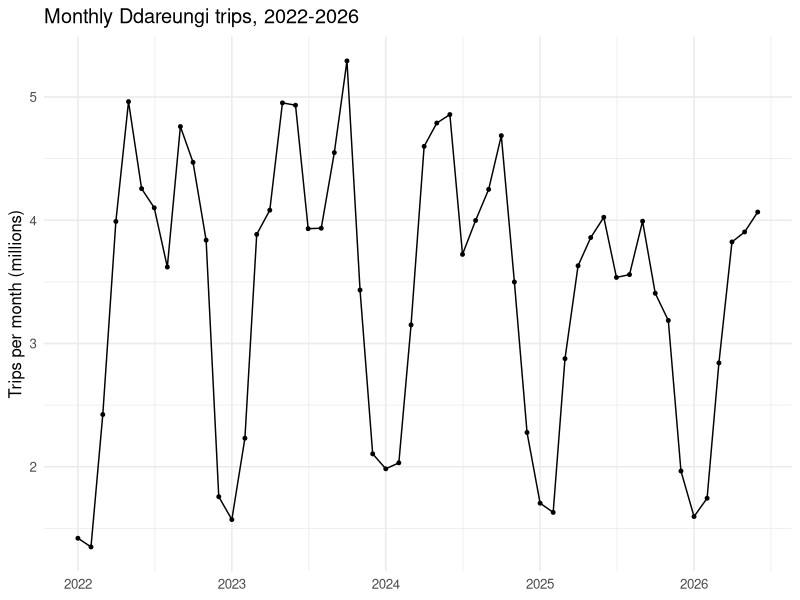
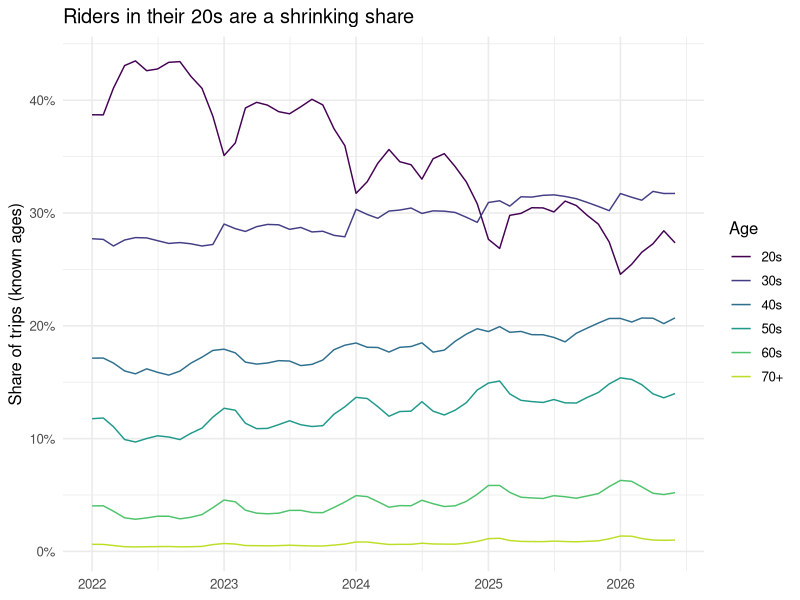
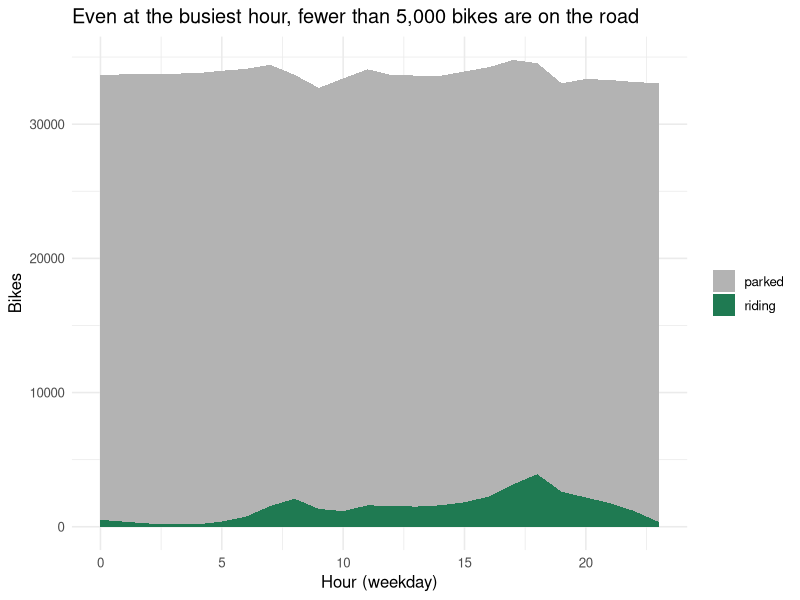
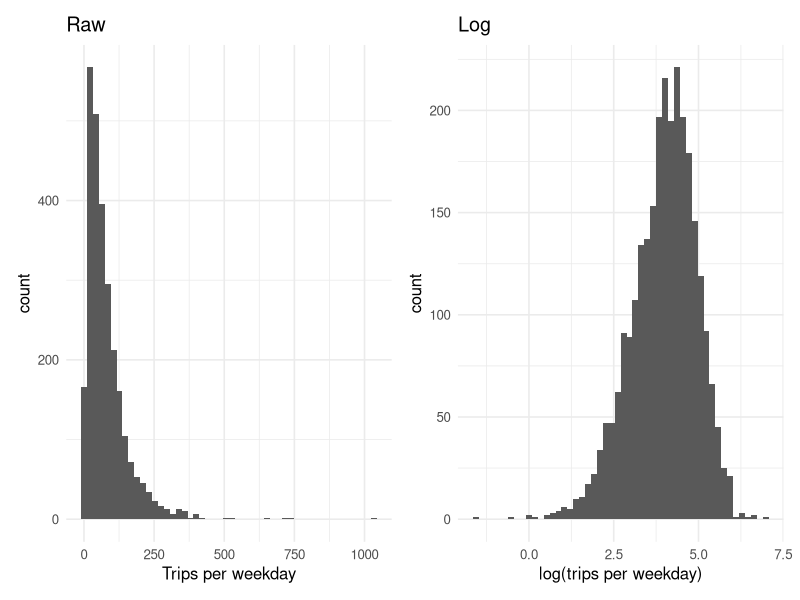
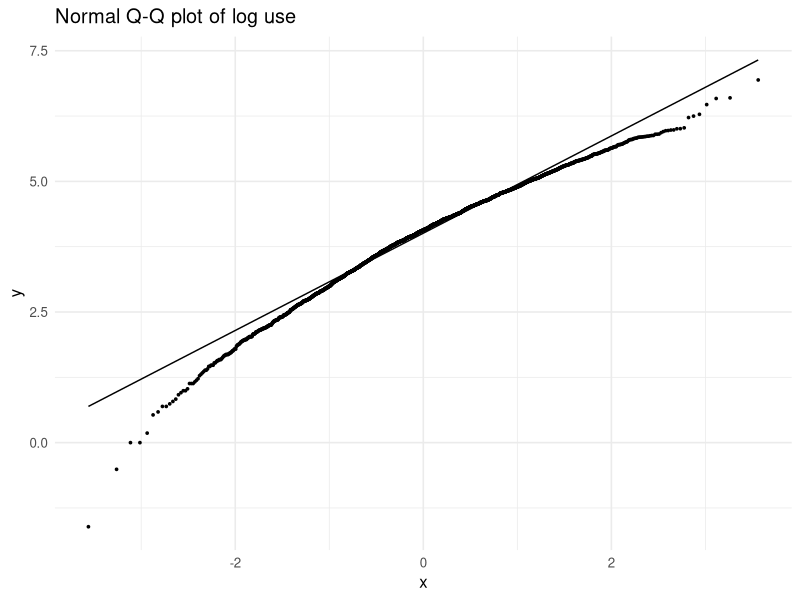
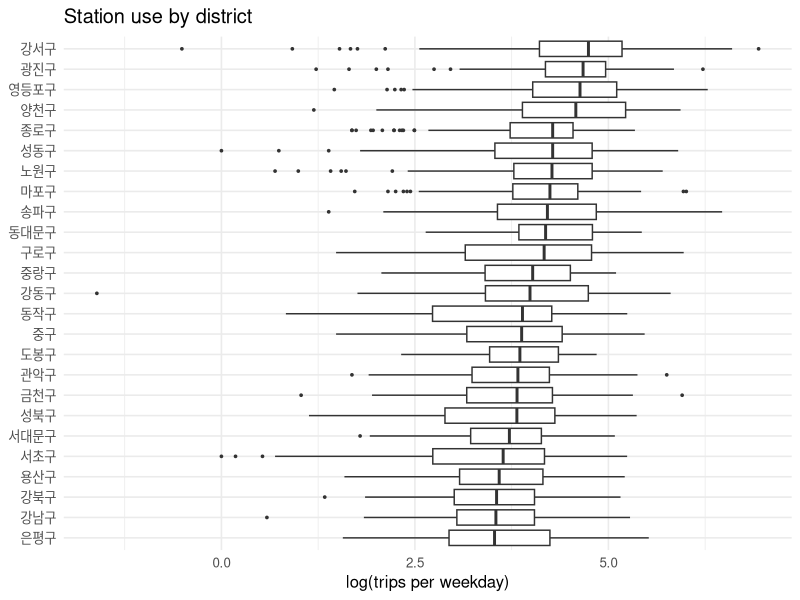
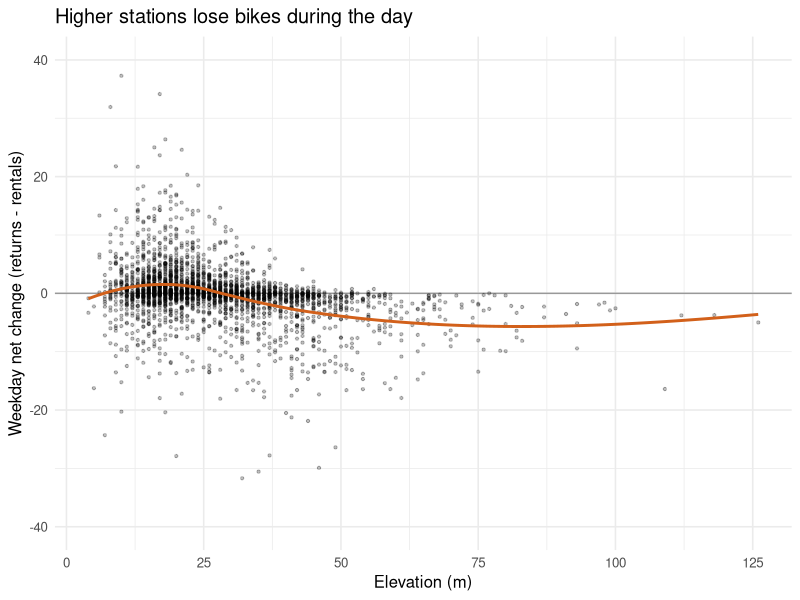
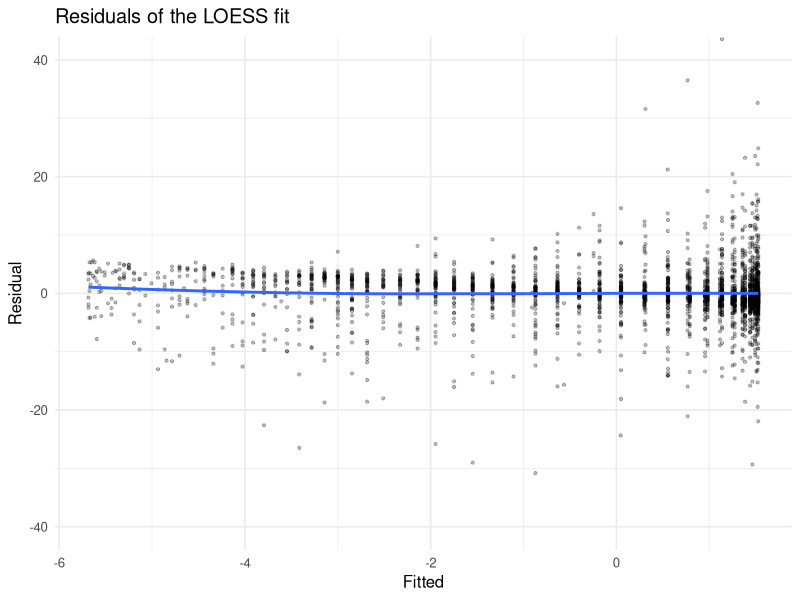

Here is the R script that generated these plots, in order:
## ---- chunk 1
knitr::opts_chunk$set(echo = TRUE, message = FALSE, warning = FALSE,
                      fig.width = 8, fig.height = 5, dpi = 110,
                      fig.path = "figures/")
library(tidyverse)
library(viridis)
library(broom)
library(vcd)
theme_set(theme_minimal(base_size = 12))
## ---- chunk 2
stations <- read_csv("../data/stations.csv", col_types = cols(station_no = col_character())) %>%
  filter(use_day > 0) %>%
  mutate(log_use = log(use_day),
         elev_band = cut(elev_m, c(0, 20, 40, Inf), labels = c("<20 m", "20-40 m", ">=40 m"), right = FALSE),
         gap = as.integer(am_empty >= 0.3),
         role = factor(role, levels = c("commute_core", "consolidate", "supply_gap_suspect", "morning_gap", "other")))
monthly <- read_csv("../data/monthly_age.csv")
district_hour <- read_csv("../data/district_hour.csv") %>% filter(gu != "(미상)")
station_month <- read_csv("../data/station_month.csv", col_types = cols(station_no = col_character())) %>%
  inner_join(stations %>% select(station_no, elev_m, subway_m, univ_m, docks, gu), by = "station_no") %>%
  filter(use_day > 0)
coverage <- read_csv("../data/coverage_2025.csv")
coverage
nrow(stations)
## ---- chunk 3
monthly %>%
  group_by(month) %>% summarise(trips = sum(trips)) %>%
  mutate(date = as.Date(paste0(month, "-01"))) %>%
  ggplot(aes(date, trips / 1e6)) +
  geom_line() + geom_point(size = 1) +
  labs(x = NULL, y = "Trips per month (millions)", title = "Monthly Ddareungi trips, 2022-2026")
## ---- chunk 4
monthly %>%
  filter(age %in% c("20대", "30대", "40대", "50대", "60대", "70대이상")) %>%
  mutate(age = recode(age, "20대" = "20s", "30대" = "30s", "40대" = "40s", "50대" = "50s",
                      "60대" = "60s", "70대이상" = "70+")) %>%
  group_by(month) %>% mutate(share = trips / sum(trips)) %>% ungroup() %>%
  mutate(date = as.Date(paste0(month, "-01"))) %>%
  ggplot(aes(date, share, colour = age)) +
  geom_line() +
  scale_y_continuous(labels = scales::percent) +
  scale_colour_viridis_d(end = 0.9) +
  labs(x = NULL, y = "Share of trips (known ages)", colour = "Age",
       title = "Riders in their 20s are a shrinking share")
## ---- chunk 5
monthly %>%
  mutate(year = substr(month, 1, 4)) %>%
  filter(year %in% c("2023", "2024", "2025")) %>%
  group_by(year) %>% summarise(trips = sum(trips))
## ---- chunk 6
district_hour %>%
  group_by(hour) %>% summarise(parked = sum(parked), riding = sum(riding)) %>%
  pivot_longer(-hour) %>%
  ggplot(aes(hour, value, fill = name)) +
  geom_area() +
  scale_fill_manual(values = c(parked = "grey70", riding = "#1f7a52")) +
  labs(x = "Hour (weekday)", y = "Bikes", fill = NULL,
       title = "Even at the busiest hour, fewer than 5,000 bikes are on the road")
## ---- chunk 7
p1 <- ggplot(stations, aes(use_day)) + geom_histogram(bins = 50) + labs(x = "Trips per weekday", title = "Raw")
p2 <- ggplot(stations, aes(log_use)) + geom_histogram(bins = 50) + labs(x = "log(trips per weekday)", title = "Log")
patchwork::wrap_plots(p1, p2)
## ---- chunk 8
ggplot(stations, aes(sample = log_use)) + stat_qq(size = 0.6) + stat_qq_line() +
  labs(title = "Normal Q-Q plot of log use")
## ---- chunk 9
stations %>%
  mutate(gu = fct_reorder(gu, log_use, median)) %>%
  ggplot(aes(log_use, gu)) +
  geom_boxplot(outlier.size = 0.6) +
  labs(x = "log(trips per weekday)", y = NULL, title = "Station use by district")
## ---- chunk 10
fit_net <- loess(net_day ~ elev_m, data = stations, span = 0.75)
ggplot(stations, aes(elev_m, net_day)) +
  geom_hline(yintercept = 0, colour = "grey60") +
  geom_point(alpha = 0.25, size = 0.8) +
  geom_smooth(method = "loess", span = 0.75, se = FALSE, colour = "#d2601a") +
  coord_cartesian(ylim = c(-40, 40)) +
  labs(x = "Elevation (m)", y = "Weekday net change (returns - rentals)",
       title = "Higher stations lose bikes during the day")
## ---- chunk 11
stations %>% mutate(fitted = fitted(fit_net), resid = residuals(fit_net)) %>%
  ggplot(aes(fitted, resid)) + geom_point(alpha = 0.25, size = 0.8) +
  geom_smooth(method = "loess", se = FALSE) +
  coord_cartesian(ylim = c(-40, 40)) +
  labs(x = "Fitted", y = "Residual", title = "Residuals of the LOESS fit")
## ---- chunk 12
ggplot(stations, aes(elev_m, am_empty)) +
  geom_point(alpha = 0.25, size = 0.8) +
  geom_smooth(method = "loess", span = 0.75, se = FALSE, colour = "#c23b4a") +
  scale_y_continuous(labels = scales::percent) +
  labs(x = "Elevation (m)", y = "Share of 7-9am snapshots with 0 bikes",
       title = "Higher stations are more often empty in the morning")
stations %>% group_by(elev_band) %>%
  summarise(stations = n(), mean_am_empty = mean(am_empty, na.rm = TRUE), mean_net = mean(net_day))
## ---- chunk 13
q_sub <- quantile(stations$subway_m, c(0, 0.25, 0.5, 0.75, 1))
sub_labels <- c(sprintf("Subway <= %d m", round(q_sub[2])),
                sprintf("%d-%d m", round(q_sub[2]), round(q_sub[3])),
                sprintf("%d-%d m", round(q_sub[3]), round(q_sub[4])),
                sprintf("> %d m", round(q_sub[4])))
stations <- stations %>%
  mutate(subway_group = cut(subway_m, q_sub, labels = sub_labels, include.lowest = TRUE))
## ---- chunk 14
stations %>%
  ggplot(aes(elev_m, am_empty)) +
  geom_point(alpha = 0.2, size = 0.7) +
  geom_smooth(method = "loess", se = FALSE, colour = "#c23b4a") +
  facet_wrap(~ subway_group, nrow = 1) +
  scale_y_continuous(labels = scales::percent) +
  labs(x = "Elevation (m)", y = "Morning empty share",
       title = "Elevation effect given distance to the nearest subway station (m)")
## ---- chunk 15
stations %>%
  ggplot(aes(elev_m, net_day)) +
  geom_hline(yintercept = 0, colour = "grey60") +
  geom_point(alpha = 0.2, size = 0.7) +
  geom_smooth(method = "loess", se = FALSE, colour = "#d2601a") +
  facet_wrap(~ subway_group, nrow = 1) +
  coord_cartesian(ylim = c(-30, 30)) +
  labs(x = "Elevation (m)", y = "Weekday net change",
       title = "Net change vs elevation, given distance to subway (m)")
## ---- chunk 16
fit_map <- loess(am_empty ~ lon * lat, data = stations, span = 0.05, degree = 2)
grid <- expand_grid(lon = seq(min(stations$lon), max(stations$lon), length.out = 140),
                    lat = seq(min(stations$lat), max(stations$lat), length.out = 110))
km <- function(lat1, lon1, lat2, lon2) {
  6371 * 2 * asin(sqrt(sin((lat2 - lat1) * pi / 360)^2 +
                       cos(lat1 * pi / 180) * cos(lat2 * pi / 180) * sin((lon2 - lon1) * pi / 360)^2))
}
grid$near <- map2_dbl(grid$lat, grid$lon, ~ min(km(.x, .y, stations$lat, stations$lon)))
grid <- grid %>% filter(near <= 1) %>%
  mutate(fit = pmin(pmax(predict(fit_map, newdata = .), 0), 1))
ggplot(grid, aes(lon, lat)) +
  geom_raster(aes(fill = fit)) +
  geom_contour(aes(z = fit), breaks = c(0.1, 0.2, 0.3), colour = "white", linewidth = 0.3) +
  scale_fill_viridis(option = "magma", direction = -1, labels = scales::percent, na.value = NA) +
  coord_quickmap() +
  labs(x = NULL, y = NULL, fill = "Morning\nempty share",
       title = "Where stations run out of bikes before work (smoothed)")
## ---- chunk 17
stations_lr <- stations %>% filter(!is.na(gap)) %>%
  mutate(elev10 = elev_m / 10, log2_subway = log2(subway_m), log2_univ = log2(univ_m))
fit_lr <- glm(gap ~ elev10 + log2_subway + log2_univ + docks, family = binomial, data = stations_lr)
tidy(fit_lr, exponentiate = TRUE, conf.int = TRUE) %>% mutate(across(where(is.numeric), ~ round(.x, 3)))
mean(stations_lr$gap)
## ---- chunk 18
fit_lr2 <- glm(gap ~ elev10 * log2_subway + log2_univ + docks, family = binomial, data = stations_lr)
anova(fit_lr, fit_lr2, test = "Chisq")
tidy(fit_lr2, exponentiate = TRUE, conf.int = TRUE) %>% mutate(across(where(is.numeric), ~ round(.x, 3)))
## ---- chunk 19
newd <- expand_grid(elev10 = seq(0.5, 8, by = 0.25), log2_subway = log2(c(200, 800)),
                    log2_univ = median(stations_lr$log2_univ), docks = median(stations_lr$docks))
newd$p <- predict(fit_lr2, newdata = newd, type = "response")
ggplot(newd, aes(elev10 * 10, p, colour = factor(round(2^log2_subway)))) +
  geom_jitter(data = stations_lr, aes(elev_m, gap), inherit.aes = FALSE,
              height = 0.03, width = 0, alpha = 0.1, size = 0.6) +
  geom_line(linewidth = 1) +
  scale_y_continuous(labels = scales::percent) +
  coord_cartesian(xlim = c(0, 85)) +
  labs(x = "Elevation (m)", y = "P(often empty at 7-9am)", colour = "Subway distance (m)",
       title = "Predicted chance of a morning shortage (model with interaction)")
## ---- chunk 20
stations_lr %>% mutate(p = fitted(fit_lr), bin = ntile(p, 20)) %>%
  group_by(bin) %>% summarise(p = mean(p), observed = mean(gap), n = n()) %>%
  ggplot(aes(p, observed)) + geom_abline(colour = "grey60") + geom_point() +
  labs(x = "Mean predicted probability", y = "Observed share", title = "Binned check of the logistic fit")
## ---- chunk 21
map_dfr(c(0.2, 0.3, 0.4), function(cut) {
  dat <- stations_lr %>% mutate(gap = as.integer(am_empty >= cut))
  glm(gap ~ elev10 + log2_subway + log2_univ + docks, family = binomial, data = dat) %>%
    tidy(exponentiate = TRUE, conf.int = TRUE) %>%
    filter(term != "(Intercept)") %>%
    mutate(threshold = cut, share_gap = mean(dat$gap))
}) %>%
  select(threshold, share_gap, term, estimate, conf.low, conf.high, p.value) %>%
  mutate(across(where(is.numeric), ~ round(.x, 3)))
## ---- chunk 22
roles_short <- c(commute_core = "Commute core", consolidate = "Consolidate",
                 supply_gap_suspect = "Supply gap?", morning_gap = "Morning gap", other = "Other")
tab <- with(stations, table(Role = factor(roles_short[as.character(role)], levels = roles_short),
                            `Elevation (m)` = factor(elev_band, labels = c("<20", "20-40", "40+"))))
tab
chisq.test(tab)
mosaic(tab, shade = TRUE, legend = TRUE,
       labeling_args = list(rot_labels = c(left = 0, top = 90), just_labels = c(left = "right", top = "left"),
                            offset_labels = c(left = 1.2, top = 0.3), offset_varnames = c(left = 3.2, top = 1.4)),
       margins = c(left = 6, top = 4))
## ---- chunk 23
station_month %>%
  group_by(month) %>%
  summarise(stations = n(),
            elev_vs_empty = cor(elev_m, am_empty, use = "complete.obs"),
            elev_vs_net = cor(elev_m, net_day),
            subway_vs_empty = cor(log(subway_m), am_empty, use = "complete.obs")) %>%
  pivot_longer(-c(month, stations)) %>%
  ggplot(aes(month, value, colour = name)) +
  geom_hline(yintercept = 0, colour = "grey60") +
  geom_line() + geom_point() +
  scale_x_continuous(breaks = 1:12) +
  labs(x = "Month of 2025", y = "Correlation across stations", colour = NULL,
       title = "Station-level correlations by month")
## ---- chunk 24
station_month %>%
  filter(!is.na(am_empty)) %>%
  mutate(gap = as.integer(am_empty >= 0.3), elev10 = elev_m / 10,
         log2_subway = log2(subway_m), log2_univ = log2(univ_m)) %>%
  group_by(month) %>%
  group_modify(~ glm(gap ~ elev10 + log2_subway + log2_univ + docks, family = binomial, data = .x) %>%
                 tidy(exponentiate = TRUE, conf.int = TRUE)) %>%
  filter(term == "elev10") %>%
  ggplot(aes(month, estimate)) +
  geom_hline(yintercept = 1, colour = "grey60") +
  geom_pointrange(aes(ymin = conf.low, ymax = conf.high)) +
  scale_x_continuous(breaks = 1:12) +
  labs(x = "Month of 2025", y = "Odds ratio per 10 m of elevation",
       title = "The elevation effect on morning shortages, month by month")
## ---- chunk 25
station_month %>%
  mutate(elev_band = cut(elev_m, c(0, 20, 40, Inf), labels = c("<20 m", "20-40 m", ">=40 m"), right = FALSE)) %>%
  group_by(month, elev_band) %>%
  summarise(am_empty = mean(am_empty, na.rm = TRUE), .groups = "drop") %>%
  ggplot(aes(month, am_empty, colour = elev_band)) +
  geom_line() + geom_point() +
  scale_x_continuous(breaks = 1:12) +
  scale_y_continuous(labels = scales::percent) +
  scale_colour_viridis_d(end = 0.85, direction = -1) +
  labs(x = "Month of 2025", y = "Mean morning empty share", colour = "Elevation",
       title = "Morning shortages by elevation band through the year")
